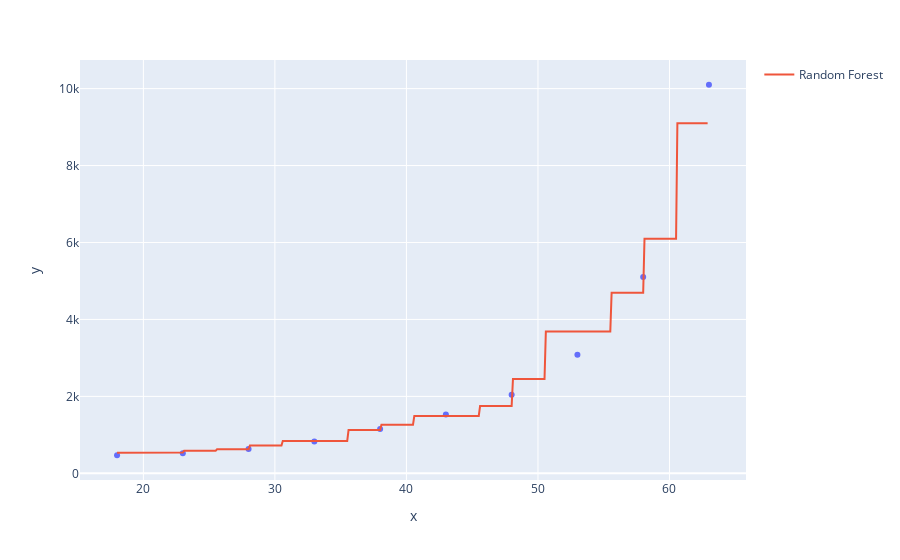

Here is the notebook cell this chart was saved with:
### Code cell
grafico = px.scatter(x=x_plano_saude2.ravel(), y=y_plano_saude2)
grafico.add_scatter(x=x_teste_arvore.ravel(), y=previsoes, name='Random Forest')
grafico.show()

### Figure 1 — Plotly figure (JSON) as saved in the notebook; plotly's stock layout.template omitted (floating-point values rounded to 4 significant figures; data arrays with more than 128 entries replaced by an {"elided": "..."} marker saying what was removed)
{"data": [{"hovertemplate": "x=%{x}<br>y=%{y}<extra></extra>", "legendgroup": "", "marker": {"color": "#636efa", "symbol": "circle"}, "mode": "markers", "name": "", "orientation": "v", "showlegend": false, "type": "scatter", "x": [18, 23, 28, 33, 38, 43, 48, 53, 58, 63], "xaxis": "x", "y": [470, 520, 630, 830, 1150, 1530, 2040, 3080, 5100, 10100], "yaxis": "y"}, {"name": "Random Forest", "type": "scatter", "x": {"elided": "450 float values"}, "y": {"elided": "450 float values"}}], "layout": {"legend": {"tracegroupgap": 0}, "margin": {"t": 60}, "xaxis": {"anchor": "y", "domain": [0, 1], "title": {"text": "x"}}, "yaxis": {"anchor": "x", "domain": [0, 1], "title": {"text": "y"}}}}
